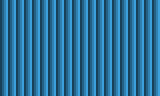

This is a level from a 2D game, rendered from its Tiled map with the project's own tilesets. A one-line summary and the map file follow, with tile-layer data summarised:
An orthogonal 20x12 tile map with 8x8 px tiles, 20 tile layers (frame00, frame00_pal, frame01, frame01_pal, ...), 2 tilesets.

<map version="1.10" tiledversion="1.10.2" orientation="orthogonal" renderorder="right-down" width="20" height="12" tilewidth="8" tileheight="8" infinite="0" nextlayerid="21" nextobjectid="1">
 <tileset firstgid="1" name="tiles" tilewidth="8" tileheight="8" tilecount="768" columns="16">
  <image source="phenix.png" width="128" height="384" />
 </tileset>
 <tileset firstgid="769" name="palettes" tilewidth="8" tileheight="8" tilecount="8" columns="8">
  <image source="../screen/palettes.png" width="64" height="8" />
 </tileset>
 <layer id="1" name="frame00" width="20" height="12">
  <data>[240 cells, 240 non-empty, 17 distinct tile ids]</data>
 </layer>
 <layer id="2" name="frame00_pal" width="20" height="12">
  <data>[240 cells, 240 non-empty, 1 distinct tile ids]</data>
 </layer>
 <layer id="3" name="frame01" width="20" height="12">
  <data>[240 cells, 240 non-empty, 15 distinct tile ids]</data>
 </layer>
 <layer id="4" name="frame01_pal" width="20" height="12">
  <data>[240 cells, 240 non-empty, 1 distinct tile ids]</data>
 </layer>
 <layer id="5" name="frame02" width="20" height="12">
  <data>[240 cells, 240 non-empty, 15 distinct tile ids]</data>
 </layer>
 <layer id="6" name="frame02_pal" width="20" height="12">
  <data>[240 cells, 240 non-empty, 1 distinct tile ids]</data>
 </layer>
 <layer id="7" name="frame03" width="20" height="12">
  <data>[240 cells, 240 non-empty, 29 distinct tile ids]</data>
 </layer>
 <layer id="8" name="frame03_pal" width="20" height="12">
  <data>[240 cells, 240 non-empty, 1 distinct tile ids]</data>
 </layer>
 <layer id="9" name="frame04" width="20" height="12">
  <data>[240 cells, 240 non-empty, 87 distinct tile ids]</data>
 </layer>
 <layer id="10" name="frame04_pal" width="20" height="12">
  <data>[240 cells, 240 non-empty, 1 distinct tile ids]</data>
 </layer>
 <layer id="11" name="frame05" width="20" height="12">
  <data>[240 cells, 240 non-empty, 91 distinct tile ids]</data>
 </layer>
 <layer id="12" name="frame05_pal" width="20" height="12">
  <data>[240 cells, 240 non-empty, 1 distinct tile ids]</data>
 </layer>
 <layer id="13" name="frame06" width="20" height="12">
  <data>[240 cells, 240 non-empty, 64 distinct tile ids]</data>
 </layer>
 <layer id="14" name="frame06_pal" width="20" height="12">
  <data>[240 cells, 240 non-empty, 1 distinct tile ids]</data>
 </layer>
 <layer id="15" name="frame07" width="20" height="12">
  <data>[240 cells, 240 non-empty, 64 distinct tile ids]</data>
 </layer>
 <layer id="16" name="frame07_pal" width="20" height="12">
  <data>[240 cells, 240 non-empty, 1 distinct tile ids]</data>
 </layer>
 <layer id="17" name="frame08" width="20" height="12">
  <data>[240 cells, 240 non-empty, 11 distinct tile ids]</data>
 </layer>
 <layer id="18" name="frame08_pal" width="20" height="12">
  <data>[240 cells, 240 non-empty, 1 distinct tile ids]</data>
 </layer>
 <layer id="19" name="frame09" width="20" height="12">
  <data>[240 cells, 240 non-empty, 11 distinct tile ids]</data>
 </layer>
 <layer id="20" name="frame09_pal" width="20" height="12">
  <data>[240 cells, 240 non-empty, 1 distinct tile ids]</data>
 </layer>
</map>
